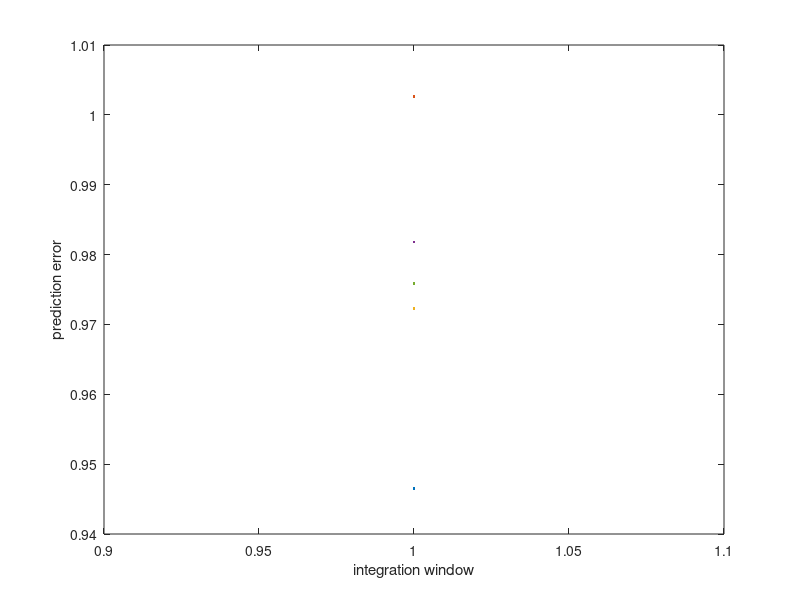
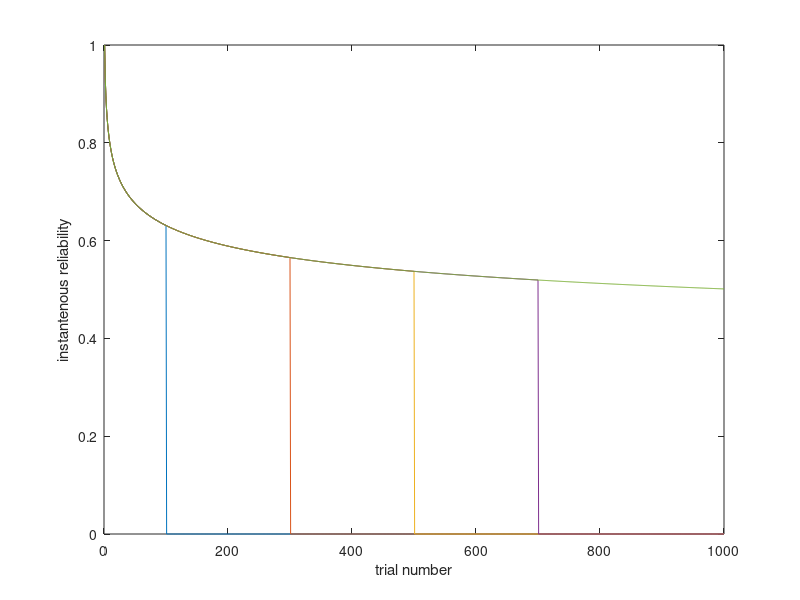

Here is the MATLAB script that generated these plots, in order:

% changing reliability
clear all;
close all;
%
v_mu=0;  % 0, no bias
s_mu=0;  % 0, no bias
v_std0=1;  % initially equivalent variability between two cues
s_std0=1;

% evaluate cue reliability using the instantenous estimation
% reliability function
%rates=0:0.1:2;
rate=0.1;
iterations=10;

Ntrials=[100,300,500,700,1000];

wind_len=[1];

for q=1:iterations
    

    for n=1:length(Ntrials)
      Ntrial=Ntrials(n);
        v=zeros(1,Ntrial);
        s=zeros(1,Ntrial);
        comb=zeros(1,Ntrial);
        conf=zeros(1,Ntrial);
        
        for i=1:Ntrial,
            v_std(i,n)=v_std0 *(i^ (-rate/1));  % vision positive
            %v_std(i,n)=v_std0 * (1- i/Ntrial);
            
            if v_std(i,n)<.2
                v_std(i,n)=.2;
            end
            
            s_std(i,n)=s_std0;
            if i>2
             w_opt(i,n)=var(s(1:i-1))/(var(s(1:i-1))+var(v(1:i-1)));
            else
                w_opt(i,n)=s_std(i,n)^2/(s_std(i,n)^2+v_std(i,n)^2);
            end
%             
%             if i>1+wind_len(n)
%                 w_opt(i,n)=var(s(i-1-wind_len(n):i-1))/(var(s(i-1-wind_len(n):i-1))+var(v(i-1-wind_len(n):i-1)));
%             elseif i>2
%                 w_opt(i,n)=var(s(1:i-1))/(var(s(1:i-1))+var(v(1:i-1)));
%             else
%                 w_opt(i,n)=s_std(i,n)^2/(s_std(i,n)^2+v_std(i,n)^2);
%             end

            v(i)=randn(1,1)*v_std(i,n)+v_mu;
            s(i)=randn(1,1)*s_std(i,n)+s_mu;
            
            comb(i)=v(i)*w_opt(i,n)+s(i)*(1-w_opt(i,n));
            conf(i)=v(i)*w_opt(i,n)+s(i)*(1-w_opt(i,n));
        end
        
        std_opt(q,n)=sqrt(var(v)*var(s)/(var(v)+var(s)));
        std_act(q,n)=std(comb);
        pred_err(q,n)=std_opt(n)/std_act(n);
    end
    
    
    
    
end


figure(1)
plot(wind_len,mean(pred_err));
xlabel('integration window')
ylabel('prediction error')
%
figure(2)
plot(1:1:Ntrial, v_std);
xlabel('trial number')
ylabel('instantenous reliability')


